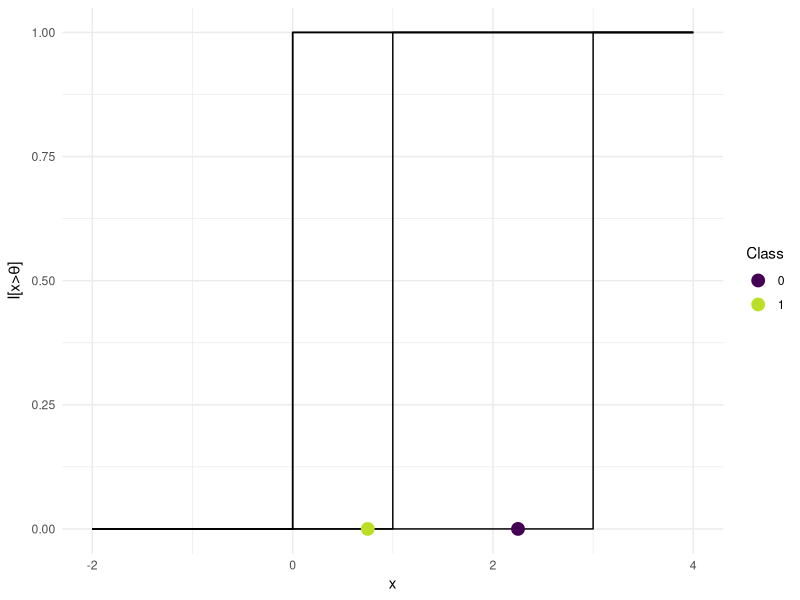

The R script that drew this image:
# ------------------------------------------------------------------------------
# FIG: VC EXAMPLE
# ------------------------------------------------------------------------------
library(knitr)
library(ggplot2)
library(viridis)

theme_set(theme_minimal())


# DATA -------------------------------------------------------------------------

b <- data.frame(x = c(0.75, 2.25), y = c(0, 0), class = c("1", "0"))

d1 <- data.frame(x = c(-2, 0, 4), y = c(0, 1, 1))
d2 <- data.frame(x = c(-2, 1, 4), y = c(0, 1, 1))
d3 <- data.frame(x = c(-2, 3, 4), y = c(0, 1, 1))


# PLOTS ------------------------------------------------------------------------

p <- ggplot() +
  geom_step(data = d1, mapping = aes(x = x, y = y)) +
  geom_step(data = d1, mapping = aes(x = x, y = y)) +
  geom_step(data = d2, mapping = aes(x = x, y = y)) +
  geom_step(data = d3, mapping = aes(x = x, y = y)) +
  geom_point(data = b, mapping = aes(x = x, y = y, color = factor(class)), size =4) + xlab("x") + ylab(expression(paste("I[x>", theta, "]"))) +
  labs(color="Class") +
  scale_color_viridis(discrete = TRUE, end = 0.9)

ggsave("../figure/vc_example.png", plot=p, width=7, height=2)
